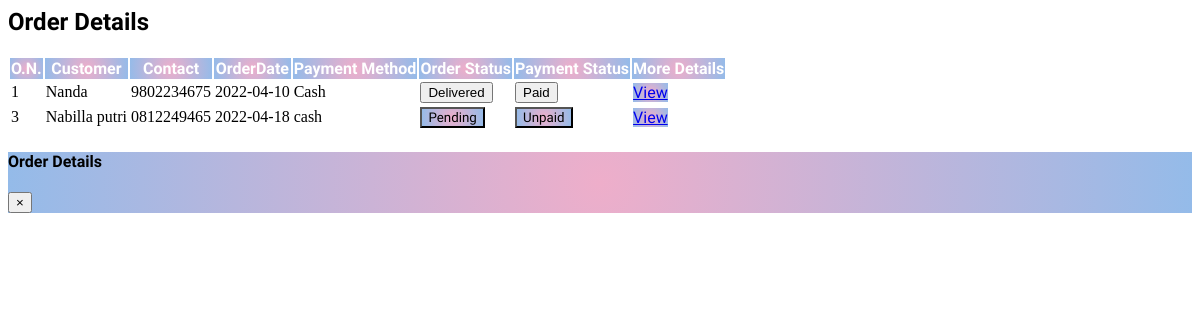
The app's page /adminView/viewAllOrders.php with its own data.
### tables this page shows
CREATE TABLE `orders` (
  `order_id` int(11) NOT NULL,
  `user_id` int(11) NOT NULL,
  `delivered_to` varchar(150) NOT NULL,
  `phone_no` varchar(10) NOT NULL,
  `deliver_address` varchar(255) NOT NULL,
  `pay_method` varchar(50) NOT NULL,
  `pay_status` int(11) NOT NULL,
  `order_status` int(11) NOT NULL DEFAULT 0,
  `order_date` date NOT NULL DEFAULT current_timestamp()
);

### adminView/viewAllOrders.php (the view, shortened to what this page needs)
<div id="ordersBtn" >
  <h2>Order Details</h2>
  <table class="table table-striped">
    <thead>
      <tr>
        <th>O.N.</th>
        <th>Customer</th>
        <th>Contact</th>
        <th>OrderDate</th>
        <th>Payment Method</th>
        <th>Order Status</th>
        <th>Payment Status</th>
        <th>More Details</th>
     </tr>
    </thead>
     <?php
      include_once "../config/dbconnect.php";
      $sql="SELECT * from orders";
      $result=$conn-> query($sql);
      if ($result-> num_rows > 0){
        while ($row=$result-> fetch_assoc()) {
    ?>
       <tr>
          <td><?=$row["order_id"]?></td>
          <td><?=$row["delivered_to"]?></td>
          <td><?=$row["phone_no"]?></td>
          <td><?=$row["order_date"]?></td>
          <td><?=$row["pay_method"]?></td>
           <?php
                if($row["order_status"]==0){
            ?>
                <td><button class="btn btn-danger" onclick="ChangeOrderStatus('<?=$row['order_id']?>')">Pending </button></td>
            <?php
                }else{
            ?>
                <td><button class="btn btn-success" onclick="ChangeOrderStatus('<?=$row['order_id']?>')">Delivered</button></td>
            <?php
            }
                if($row["pay_status"]==0){
            ?>
                <td><button class="btn btn-danger"  onclick="ChangePay('<?=$row['order_id']?>')">Unpaid</button></td>
            <?php
            }else if($row["pay_status"]==1){
            ?>
                <td><button class="btn btn-success" onclick="ChangePay('<?=$row['order_id']?>')">Paid </button></td>
            <?php
                }
            ?>
        <td><a class="btn btn-primary openPopup" data-href="./adminView/viewEachOrder.php?orderID=<?=$row['order_id']?>" href="javascript:void(0);">View</a></td>
        </tr>
    <?php
        }
      }
    ?>
  </table>
</div>
<div class="modal fade" id="viewModal" role="dialog">
    <div class="modal-dialog modal-lg">
      <div class="modal-content">
        <div class="modal-header">
          <h4 class="modal-title">Order Details</h4>
          <button type="button" class="close" data-dismiss="modal">&times;</button>
        </div>
      </div>
    </div>
  </div>

### adminView/viewAllOrders.php (style rules this page uses)
h2 { font-family: 'Belanosima', sans-serif; }
.table th { color:white; font-family: 'Belanosima', sans-serif; background: rgb(238,174,202); background: radial-gradient(circle, rgba(238,174,202,1) 0%, rgba(148,187,233,1) 100%); }
.btn-danger { font-family: 'Belanosima', sans-serif; background: rgb(238,174,202); background: radial-gradient(circle, rgba(238,174,202,1) 0%, rgba(148,187,233,1) 100%); }
h4 { font-family: 'Belanosima', sans-serif; }
.btn-primary { font-family: 'Belanosima', sans-serif; background: rgb(238,174,202); background: radial-gradient(circle, rgba(238,174,202,1) 0%, rgba(148,187,233,1) 100%); }
.modal-content { background: rgb(238,174,202); background: radial-gradient(circle, rgba(238,174,202,1) 0%, rgba(148,187,233,1) 100%); }

### records on screen
orders: order_id "1", delivered_to "Nanda", phone_no "9802234675", order_date "2022-04-10", pay_method "Cash"
orders: order_id "3", delivered_to "Nabilla putri", phone_no "0812249465", order_date "2022-04-18", pay_method "cash"
